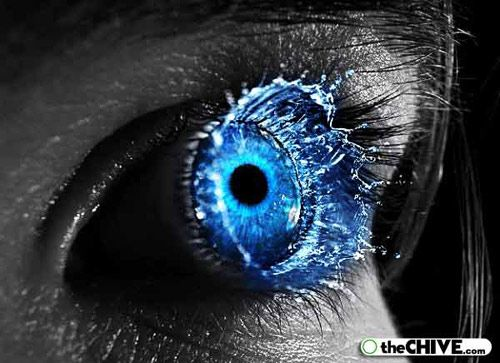
#> input picture Harshith Vashishtha Course/Ch21_imageManupulation_pillow_module_PIL/tech_gram_academy/03_rotation/1.jpg, 500 x 363 px
$ python ratatin.py
#> lines starting #> are read from the running program, lines starting #| are printed output that depends on the picture
from PIL import Image

image = Image.open('1.jpg')
#> image is the input picture: PIL image 500x363 RGB; mean R, G, B 48.6, 56.4, 64.1
rotate_img = image.rotate(45).show()
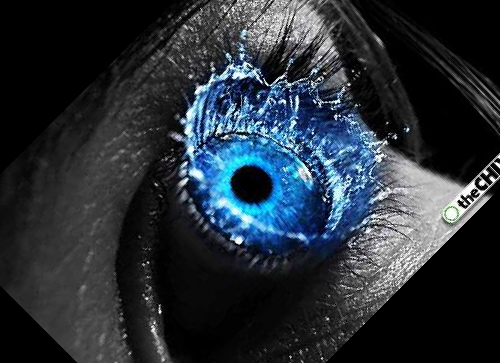
#> shown: PIL image 500x363 RGB; mean R, G, B 39.9, 47.7, 55.4
#> (the run stopped early here; a loop or call above may not have finished)
